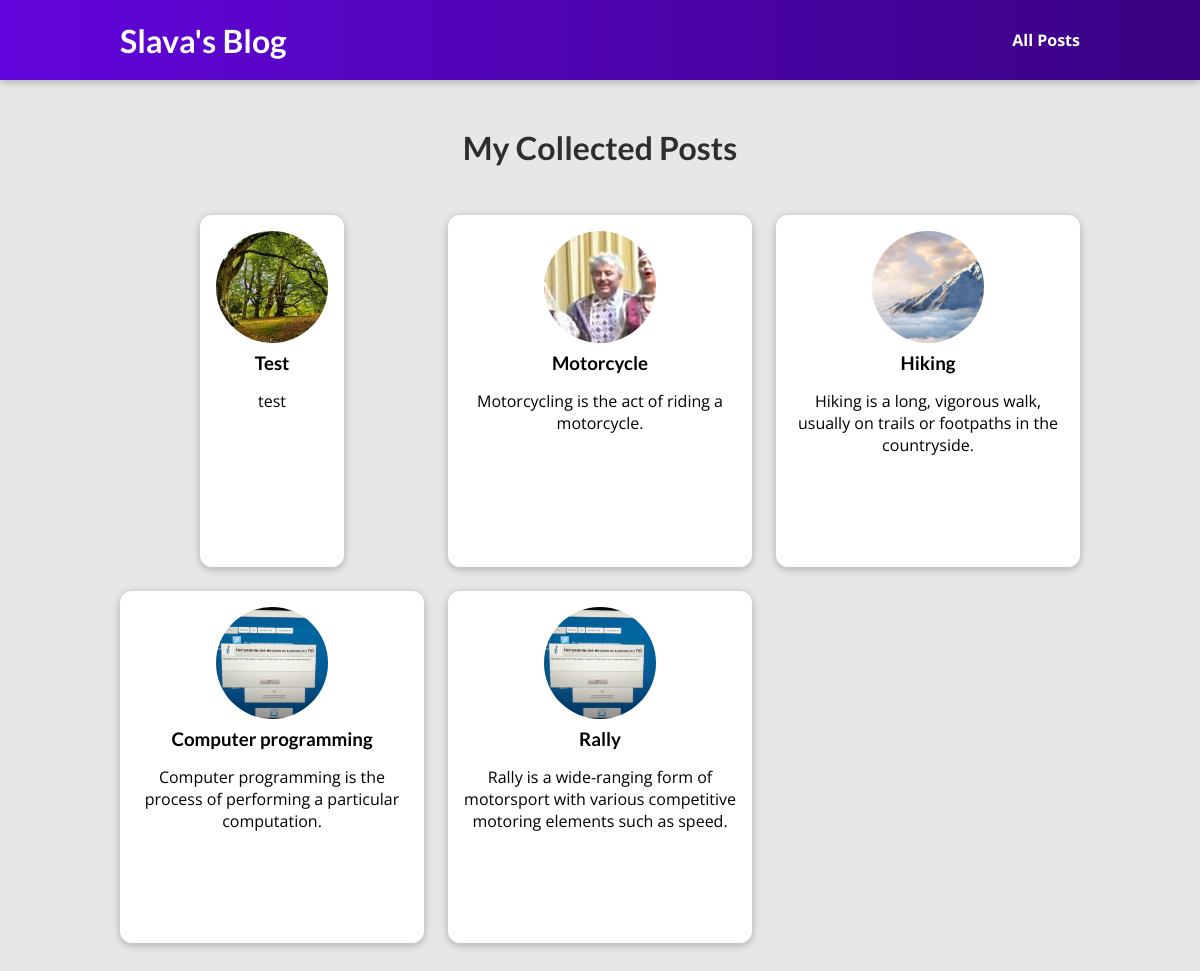
The page /posts on the database its author committed.
### blog/models.py (models this page shows, shortened)
class Post(models.Model):
    title = models.CharField(max_length=50)
    excerpt = models.CharField(max_length=100)
    image = models.ImageField(upload_to='posts')
    author = models.ForeignKey(
        Author, on_delete=models.SET_NULL, null=True)
    data = models.DateField(default=datetime.now)
    slug = models.SlugField(
        default="", blank=True, null=False, db_index=True)
    content = models.TextField(validators=[MinLengthValidator(10)])
    tag = models.ManyToManyField(Tag)

### blog/views.py (the view)
# urls.py: path("posts", views.PostsView.as_view(), name='posts-page'),
class PostsView(ListView):
    template_name = "blog/posts.html"
    model = Post
    ordering = ["-data"]
    context_object_name = "all_posts"
    def get_queryset(self):
        return super().get_queryset()

### blog/templates/blog/posts.html (shortened to what this page needs)
{% extends 'base.html' %}
{% load static %}
{% block css_files %}
    <link rel="stylesheet" href="{% static 'blog/post.css' %}">
    <link rel="stylesheet" href="{% static 'blog/posts.css' %}">
{% endblock css_files %}
{% block content %}
    <section id="all-posts">
        <h2>My Collected Posts</h2>
        <ul>
            {% for post in all_posts %}
            {% include "blog/includes/post.html" %}
            {% endfor %}
        </ul>
    </section>
{% endblock content %}

### blog/templates/blog/includes/post.html
<li>
    <article class="post">
      <a href="{% url 'post-detail-page' post.slug %}">
          <img src="{{post.image.url}}" alt={{post.title}} />
          <div class="post_content">
              <h3>{{post.title}}</h3>
              <p>
                  {{post.excerpt}}
              </p>
          </div>
      </a>
    </article>
  </li>

### static/app.css (style rules this page uses)
* { box-sizing: border-box; }
html { font-family: 'Open Sans', 'Lato', sans-serif; }
body { margin: 0; }
h1, h2, h3 { font-family: 'Lato', sans-serif; font-weight: bold; }

### blog/static/blog/post.css (style rules this page uses)
.post { display: flex; flex-direction: column; align-items: center; text-align: center; }
.post a { text-decoration: none; color: black; transition: all 0.2s ease; padding: 1rem; }
.post img { width: 5rem; height: 5rem; object-fit: cover; border-radius: 50%; }
.post h3 { margin: 0.25rem 0; }

### blog/static/blog/posts.css (style rules this page uses)
body { background-color: #e7e7e7; }
#all-posts { margin: 2rem auto; width: 90%; max-width: 60rem; }
#all-posts h2 { text-align: center; font-size: 2rem; color: #2e2e2e; margin: 3rem 0; }
ul { list-style: none; margin: 0; padding: 0; display: grid; grid-template-columns: repeat(auto-fill, minmax(17rem, 1fr)); gap: 1.5rem; }
.post img { width: 7rem; height: 7rem; }
.post a { height: 22rem; transform-origin: center; box-shadow: 0 2px 8px rgba(0, 0, 0, 0.25); border-radius: 12px; background-color: white; }

### rows shown on the page
Post: image (picture), title "Test", excerpt "test"
Post: image (picture), title "Motorcycle", excerpt "Motorcycling is the act of riding a motorcycle."
Post: image (picture), title "Hiking", excerpt "Hiking is a long, vigorous walk, usually on trails or footpaths in the countryside."
Post: image (picture), title "Computer programming", excerpt "Computer programming is the process of performing a particular computation."
Post: image (picture), title "Rally", excerpt "Rally is a wide-ranging form of motorsport with various competitive motoring elements such as speed."
